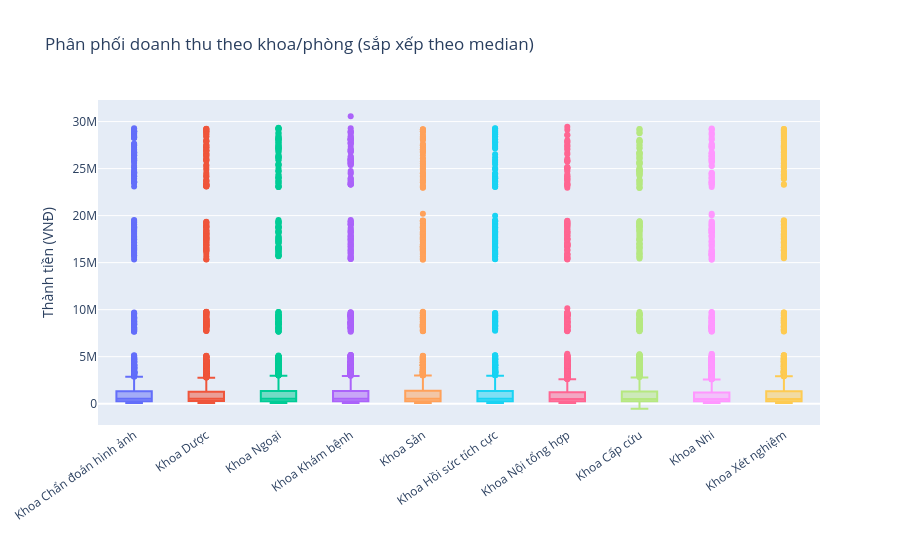

The code cell stored with this chart in its notebook:
### Code cell
# Box plot theo khoa
dept_order = dept_stats.sort_values("median", ascending=False)["TEN_KHOAPHONG"].tolist()
fig = px.box(
    df, x="TEN_KHOAPHONG", y="THANHTIEN",
    category_orders={"TEN_KHOAPHONG": dept_order},
    title="Phân phối doanh thu theo khoa/phòng (sắp xếp theo median)",
    labels={"TEN_KHOAPHONG": "", "THANHTIEN": "Thành tiền (VNĐ)"},
    color="TEN_KHOAPHONG",
)
fig.update_layout(showlegend=False, xaxis_tickangle=-35)
fig.show()

### Figure 1 — Plotly figure (JSON) as saved in the notebook; plotly's stock layout.template omitted (floating-point values rounded to 4 significant figures; data arrays with more than 128 entries replaced by an {"elided": "..."} marker saying what was removed)
{"data": [{"alignmentgroup": "True", "hovertemplate": "=%{x}<br>Thành tiền (VNĐ)=%{y}<extra></extra>", "legendgroup": "Khoa Chẩn đoán hình ảnh", "marker": {"color": "#636efa"}, "name": "Khoa Chẩn đoán hình ảnh", "notched": false, "offsetgroup": "Khoa Chẩn đoán hình ảnh", "orientation": "v", "showlegend": true, "type": "box", "x": {"elided": "2006 str values"}, "x0": " ", "xaxis": "x", "y": {"elided": "2006 float values"}, "y0": " ", "yaxis": "y"}, {"alignmentgroup": "True", "hovertemplate": "=%{x}<br>Thành tiền (VNĐ)=%{y}<extra></extra>", "legendgroup": "Khoa Dược", "marker": {"color": "#EF553B"}, "name": "Khoa Dược", "notched": false, "offsetgroup": "Khoa Dược", "orientation": "v", "showlegend": true, "type": "box", "x": {"elided": "1909 str values"}, "x0": " ", "xaxis": "x", "y": {"elided": "1909 float values"}, "y0": " ", "yaxis": "y"}, {"alignmentgroup": "True", "hovertemplate": "=%{x}<br>Thành tiền (VNĐ)=%{y}<extra></extra>", "legendgroup": "Khoa Ngoại", "marker": {"color": "#00cc96"}, "name": "Khoa Ngoại", "notched": false, "offsetgroup": "Khoa Ngoại", "orientation": "v", "showlegend": true, "type": "box", "x": {"elided": "2093 str values"}, "x0": " ", "xaxis": "x", "y": {"elided": "2093 float values"}, "y0": " ", "yaxis": "y"}, {"alignmentgroup": "True", "hovertemplate": "=%{x}<br>Thành tiền (VNĐ)=%{y}<extra></extra>", "legendgroup": "Khoa Khám bệnh", "marker": {"color": "#ab63fa"}, "name": "Khoa Khám bệnh", "notched": false, "offsetgroup": "Khoa Khám bệnh", "orientation": "v", "showlegend": true, "type": "box", "x": {"elided": "2020 str values"}, "x0": " ", "xaxis": "x", "y": {"elided": "2020 float values"}, "y0": " ", "yaxis": "y"}, {"alignmentgroup": "True", "hovertemplate": "=%{x}<br>Thành tiền (VNĐ)=%{y}<extra></extra>", "legendgroup": "Khoa Sản", "marker": {"color": "#FFA15A"}, "name": "Khoa Sản", "notched": false, "offsetgroup": "Khoa Sản", "orientation": "v", "showlegend": true, "type": "box", "x": {"elided": "2034 str values"}, "x0": " ", "xaxis": "x", "y": {"elided": "2034 float values"}, "y0": " ", "yaxis": "y"}, {"alignmentgroup": "True", "hovertemplate": "=%{x}<br>Thành tiền (VNĐ)=%{y}<extra></extra>", "legendgroup": "Khoa Hồi sức tích cực", "marker": {"color": "#19d3f3"}, "name": "Khoa Hồi sức tích cực", "notched": false, "offsetgroup": "Khoa Hồi sức tích cực", "orientation": "v", "showlegend": true, "type": "box", "x": {"elided": "1948 str values"}, "x0": " ", "xaxis": "x", "y": {"elided": "1948 float values"}, "y0": " ", "yaxis": "y"}, {"alignmentgroup": "True", "hovertemplate": "=%{x}<br>Thành tiền (VNĐ)=%{y}<extra></extra>", "legendgroup": "Khoa Nội tổng hợp", "marker": {"color": "#FF6692"}, "name": "Khoa Nội tổng hợp", "notched": false, "offsetgroup": "Khoa Nội tổng hợp", "orientation": "v", "showlegend": true, "type": "box", "x": {"elided": "2049 str values"}, "x0": " ", "xaxis": "x", "y": {"elided": "2049 float values"}, "y0": " ", "yaxis": "y"}, {"alignmentgroup": "True", "hovertemplate": "=%{x}<br>Thành tiền (VNĐ)=%{y}<extra></extra>", "legendgroup": "Khoa Cấp cứu", "marker": {"color": "#B6E880"}, "name": "Khoa Cấp cứu", "notched": false, "offsetgroup": "Khoa Cấp cứu", "orientation": "v", "showlegend": true, "type": "box", "x": {"elided": "1989 str values"}, "x0": " ", "xaxis": "x", "y": {"elided": "1989 float values"}, "y0": " ", "yaxis": "y"}, {"alignmentgroup": "True", "hovertemplate": "=%{x}<br>Thành tiền (VNĐ)=%{y}<extra></extra>", "legendgroup": "Khoa Nhi", "marker": {"color": "#FF97FF"}, "name": "Khoa Nhi", "notched": false, "offsetgroup": "Khoa Nhi", "orientation": "v", "showlegend": true, "type": "box", "x": {"elided": "1970 str values"}, "x0": " ", "xaxis": "x", "y": {"elided": "1970 float values"}, "y0": " ", "yaxis": "y"}, {"alignmentgroup": "True", "hovertemplate": "=%{x}<br>Thành tiền (VNĐ)=%{y}<extra></extra>", "legendgroup": "Khoa Xét nghiệm", "marker": {"color": "#FECB52"}, "name": "Khoa Xét nghiệm", "notched": false, "offsetgroup": "Khoa Xét nghiệm", "orientation": "v", "showlegend": true, "type": "box", "x": {"elided": "1982 str values"}, "x0": " ", "xaxis": "x", "y": {"elided": "1982 float values"}, "y0": " ", "yaxis": "y"}], "layout": {"boxmode": "overlay", "legend": {"title": {"text": ""}, "tracegroupgap": 0}, "showlegend": false, "title": {"text": "Phân phối doanh thu theo khoa/phòng (sắp xếp theo median)"}, "xaxis": {"anchor": "y", "categoryarray": ["Khoa Chẩn đoán hình ảnh", "Khoa Dược", "Khoa Ngoại", "Khoa Khám bệnh", "Khoa Sản", "Khoa Hồi sức tích cực", "Khoa Nội tổng hợp", "Khoa Cấp cứu", "Khoa Nhi", "Khoa Xét nghiệm"], "categoryorder": "array", "domain": [0, 1], "tickangle": -35, "title": {"text": ""}}, "yaxis": {"anchor": "x", "domain": [0, 1], "title": {"text": "Thành tiền (VNĐ)"}}}}
